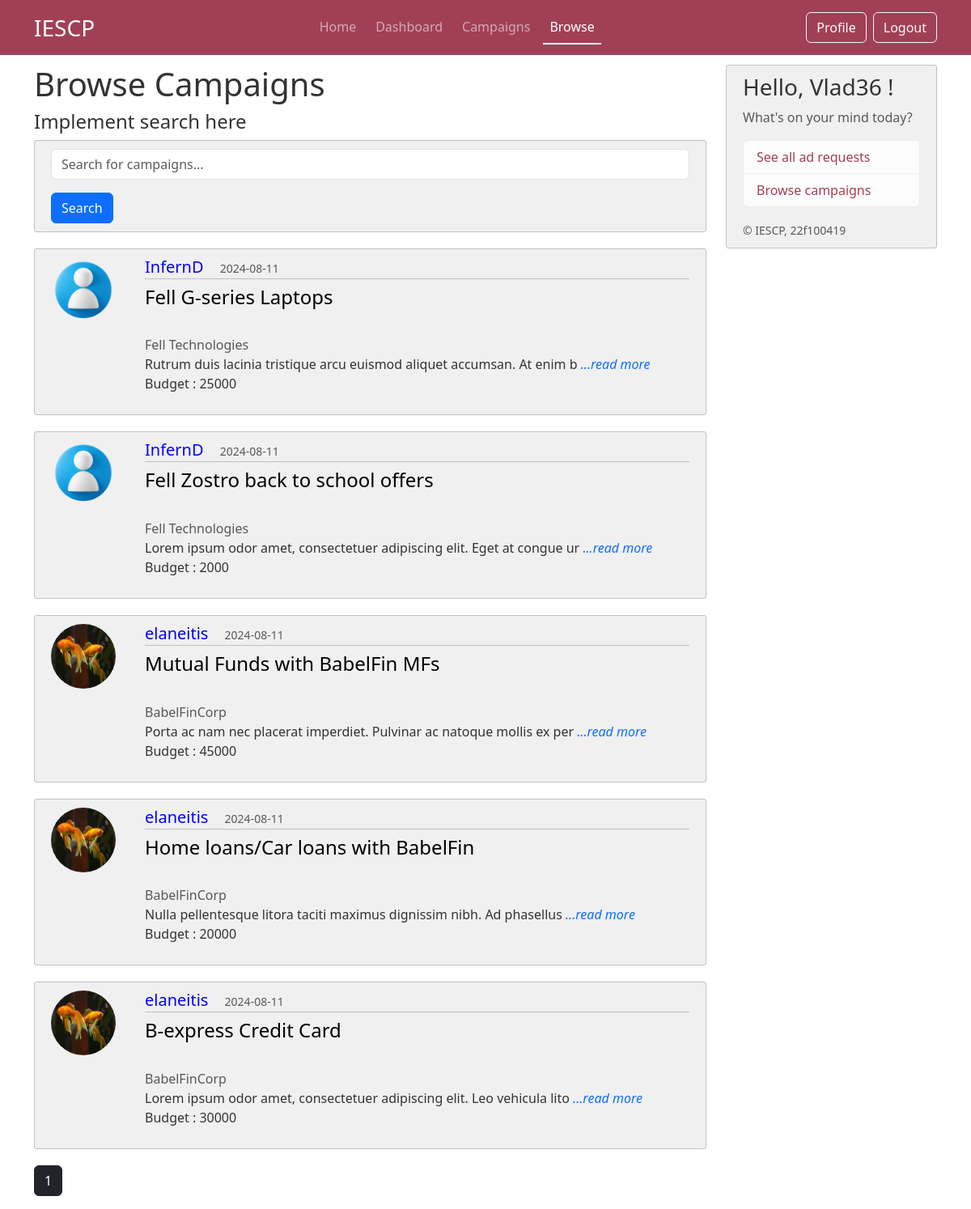
The app's page /browse (signed in) with its own data.
### iescp/models.py (models this page shows, shortened)
class Post(db.Model):
     id = db.Column(db.Integer, primary_key=True)
     title = db.Column(db.String(100), nullable =False)
     date_posted = db.Column(db.DateTime, nullable =False, default =datetime.now(timezone.utc))
     description = db.Column(db.Text, nullable =False)
     budget = db.Column(db.String(20), nullable =False)
     industry = db.Column(db.String(20), nullable =False)
     end_date = db.Column(db.DateTime, nullable =False)
     user_id = db.Column(db.Integer,db.ForeignKey('sponsor.id'),nullable= False)
     status = db.Column(db.String(20), nullable=False, default='Public')
     author = db.relationship('Sponsor', backref='posts', lazy=True)

class CommonUser(db.Model,UserMixin):
     __tablename__ = 'commonuser'
     id = db.Column(db.Integer, primary_key=True)
     role = db.Column(db.String(25), nullable=False) # sponsor or creator
     username = db.Column(db.String(16), unique=True, nullable =False)
     password = db.Column(db.String(60), nullable =False)
     email = db.Column(db.String(50), unique=True, nullable =False)
     firstname = db.Column(db.String(50), nullable=False)
     lastname = db.Column(db.String(50), nullable=False)
     profile_pic = db.Column(db.String(16), nullable =False, default='default.jpg')
     status = db.Column(db.String(12), nullable= False, default='Public') #public or private profile for browse page
     flag = db.Column(db.String(5), nullable=False, default='No') # flag for admin
     phone_no = db.Column(db.String(16), nullable = False)

class Sponsor(db.Model, UserMixin):
     __tablename__ = 'sponsor'
     id = db.Column(db.Integer, primary_key=True)
     company = db.Column(db.String(50), nullable = False)
     industry = db.Column(db.String(50), nullable=False)
     website= db.Column(db.String(120), nullable=False)
     company_address = db.Column(db.Text, nullable=False)
     common_id = db.Column(db.Integer, db.ForeignKey('commonuser.id'), nullable = False)
     common_user = db.relationship('CommonUser', backref='sponsor', uselist=False)

### iescp/routes.py (the view)
@app.route("/browse")
@login_required
def browse():
     search_query = request.args.get('search', '')
     if current_user.role == "Sponsor":
          creators = Creator.query.join(Creator.common_user).filter(or_(CommonUser.username.ilike(f'%{search_query}%'),CommonUser.firstname.ilike(f'%{search_query}%'),Creator.category.ilike(f'%{search_query}%'))).all()
          return render_template("sponsor/03_browse_creator.html", title= "Browse",creators_list=creators)
     elif current_user.role == "Creator":
          page = request.args.get('senpage',default=1,type=int)
          all_camps = Post.query.filter_by(status='Public').filter(or_(Post.title.ilike(f'%{search_query}%'),Post.description.ilike(f'%{search_query}%'))).order_by(Post.date_posted.desc()).paginate(page=page,per_page=6)
          return render_template("creator/03_browse_camps.html", title= "Browse", all_camps=all_camps)
     else:
          return redirect(url_for('home'))

### iescp/models.py (called while the page is built)
@login_manager.user_loader
def load_user(user_id):
     return CommonUser.query.get(int(user_id))

### iescp/templates/creator/03_browse_camps.html
{% extends "layout.html" %}
{% block content %}
    <h1>Browse Campaigns</h1>
    <div class="mb-3">
        <p class="h4"> Implement search here </p>
        <div class="content-section">
            <form method="GET" action="{{ url_for('browse') }}">
                <input type="text" name="search" placeholder="Search for campaigns..." value="{{ request.args.get('search', '') }}" class="form-control mb-3">
                <button type="submit" class="btn btn-primary">Search</button>
            </form>
        </div>
    </div>
    {% for post in all_camps.items %}
            <article class="d-flex content-section">
                <div class="flex-shrink-0">
                    <img src="{{ url_for('static', filename='images/profile_pics/'+ post.author.common_user.profile_pic) }}" alt="{{post.author.common_user.username}}'s profile image" class="rounded-circle account-img" style="height:80px;width:80px">
                </div>
                <div class="flex-grow-1 ms-3">
                    <div class="article-metadata justify-content-between">
                        <a class="h5" href="{{ url_for('sponsor_view',username=post.author.common_user.username) }}" style="margin-right: 1rem;"> {{ post.author.common_user.username }}</a>
                        <small class="text-muted"> {{ post.date_posted.strftime('%Y-%m-%d') }}</small>
                    </div>
                    <h3><a class="article-title h4" href="{{ url_for('post',post_id=post.id)}}"> {{ post.title }} </a></h3>
                    <p class="article-content">
                        <span class="text-muted"> {{ post.author.company }} </span>
                        <span>{{ post.description[:70] }}  <a href="{{ url_for('post',post_id=post.id)}}"><em>...read more</em> </a> </span>
                        <span> Budget :  {{ post.budget }} </span>
                    </p>
                </div>
            </article>
        {% endfor %}
        {% for page_num in all_camps.iter_pages(left_edge=1, right_edge=1, left_current=1, right_current=2) %}
            {% if page_num %}
                {% if all_camps.page == page_num %}
                    <a class="btn btn-dark mb-3" href="{{ url_for('home', page=page_num) }}"> {{ page_num }}</a>
                {% else %}
                    <a class="btn btn-outline-dark mb-3" href="{{ url_for('home', page=page_num) }}"> {{ page_num }}</a>
                {% endif %}
            {% else %}
                ...
            {% endif %}
        {% endfor %}
{% endblock content %}

### iescp/templates/layout.html (shortened to what this page needs)
<!DOCTYPE html>
<html>
    <head>
        <link href="https://cdn.jsdelivr.net/npm/bootstrap@5.3.3/dist/css/bootstrap.min.css" rel="stylesheet">
        <link rel="stylesheet" type="text/css" href="{{ url_for('static', filename='css/layout.css') }}">
    </head>
    <body>
        {% if current_user.email!='admin@admin.com'%}
        <header class="site-header">
            <nav class="navbar navbar-expand-md fixed-top" data-bs-theme="dark">
                <div class="container">
                    <a class="navbar-brand fs-3" href="{{ url_for('home') }}" >IESCP</a>
                    <div class="collapse navbar-collapse" id="navbarSupportedContent">
                        <ul class="navbar-nav nav-underline ms-auto mb-2 mb-lg-0 gap-2">
                            <li class="nav-item">
                                <a class="nav-link {{ 'active' if request.endpoint == 'home' }}" aria-current="page" href="{{ url_for('home') }}"> Home </a>
                            </li>
                            <li class="nav-item">
                                <a class="nav-link {{ 'active' if request.endpoint == 'dashboard' }}" href="{{ url_for('dashboard') }}"> Dashboard </a>
                            </li>
                            <li class="nav-item">
                                <a class="nav-link {{ 'active' if request.endpoint == 'campaign' }}" href="{{ url_for('campaign') }}"> Campaigns </a>
                            </li>
                            <li class="nav-item">
                                <a class="nav-link {{ 'active' if request.endpoint == 'browse' }}" href="{{ url_for('browse') }}"> Browse </a>
                            </li>
                        </ul>
                        <ul class="navbar-nav ms-auto mb-2 mb-lg-0 gap-2">
                            <li class="nav-item">
                                {% if current_user.role=='Creator' %}
                                    <a class="btn btn-outline-light" href="{{url_for('creator_profile')}}"> Profile </a>
                                {% endif %}
                            </li>
                            <li class="nav-item">
                                <a class="btn btn-outline-light" href="{{ url_for('logout') }}"> Logout </a>
                            </li>
                        </ul>
                    </div>
            </nav>
        </header>
        <main role="main" class="container">
            <div class="row">
                <div class="col-md-9">
                    {% block content %} {% endblock %}
                </div>
                <div class="col-md-3">
                    <div class="content-section sticky-top">
                        <h3> Hello, {{ current_user.username }} ! </h3>
                        <p class='text-muted'> What's on your mind today?
                        <ul class="list-group">
                            {% if current_user.role == "Creator" %}
                            <li class="list-group-item list-group-item-action list-group-item-light"> <a href="{{ url_for('campaign') }}"> See all ad requests </a> </li>
                            <li class="list-group-item list-group-item-action list-group-item-light"> <a href="{{ url_for('browse') }}"> Browse campaigns </a> </li>
                            {% endif %}
                        </ul>
                        </p>
                        <small class="text-muted">&copy; IESCP, 22f100419</small>
                    </div>
                </div>
            </div>
        </main>
        {% endif %}
    </body>
</html>

### iescp/static/css/layout.css (style rules this page uses)
.navbar { background-color: #a14055; }
.sticky-top { top: 80px; }
body { background: #fff; color: #333333; margin-top: 5rem; height: 100vh; }
body::before { content: ''; position: fixed; top: 0; left: 0; width: 100%; height: 100%; background-image: url('../images/layout-bg-2.png'); background-size: cover; background-repeat: no-repeat; background-position: center; background-attachment: fixed; opacity: 0.3; z-index: -1; }
.site-header .navbar-nav .nav-link.active { font-weight: 500; }
.content-section { background: #f0f0f0; padding: 10px 20px; border: 1px solid #c1c1c1; border-radius: 3px; margin-bottom: 20px; }
a { text-decoration: none; }
.article-title { color: #000; }
.article-content { white-space: pre-line; }
.article-metadata { padding-bottom: 1px; margin-bottom: 4px; color: blue; text-decoration: none; border-bottom: 1px solid #c1c1c1; }
.account-img { height: 125px; width: 125px; margin-right: 20px; margin-bottom: 16px; }
.list-group a { color: #a14055; }

### records on screen
Post: profile_pic (placeholder picture), author.common_user.username "InfernD", date_posted "2024-08-11", title "Fell G-series Laptops", author.company "Fell Technologies", description "Rutrum duis lacinia tristique arcu euismod aliquet accumsan. At enim b", budget "25000"
Post: profile_pic (placeholder picture), author.common_user.username "InfernD", date_posted "2024-08-11", title "Fell Zostro back to school offers", author.company "Fell Technologies", description "Lorem ipsum odor amet, consectetuer adipiscing elit. Eget at congue ur", budget "2000"
Post: profile_pic (picture), author.common_user.username "elaneitis", date_posted "2024-08-11", title "Mutual Funds with BabelFin MFs", author.company "BabelFinCorp", description "Porta ac nam nec placerat imperdiet. Pulvinar ac natoque mollis ex per", budget "45000"
Post: profile_pic (picture), author.common_user.username "elaneitis", date_posted "2024-08-11", title "Home loans/Car loans with BabelFin", author.company "BabelFinCorp", description "Nulla pellentesque litora taciti maximus dignissim nibh. Ad phasellus", budget "20000"
Post: profile_pic (picture), author.common_user.username "elaneitis", date_posted "2024-08-11", title "B-express Credit Card", author.company "BabelFinCorp", description "Lorem ipsum odor amet, consectetuer adipiscing elit. Leo vehicula lito", budget "30000"
CommonUser: username "Vlad36"

### other values on screen
{{ page_num }} "1"
